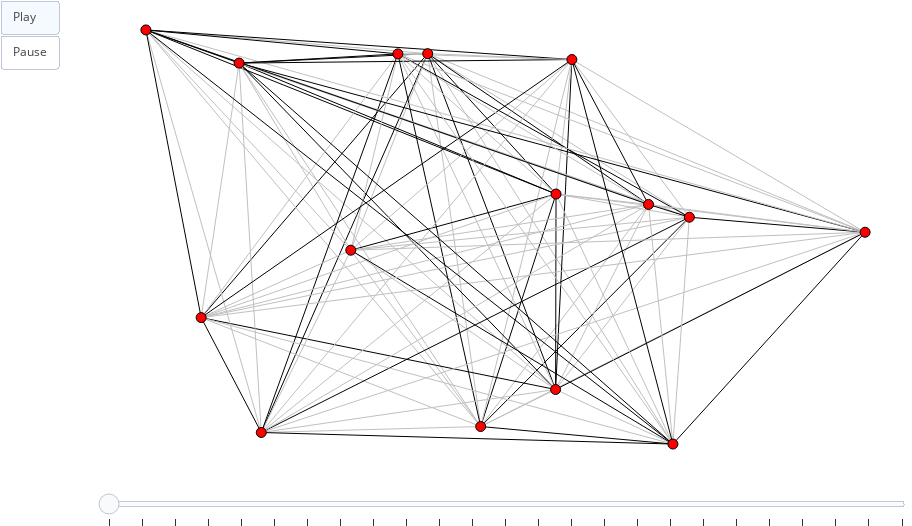

The notebook cell saved with this chart:
### Markdown cell above
Para ter *insights* sobre o que está acontecendo, não esqueça de examinar a versão animada da simulação!

### Code cell
def update_positions(g, invert=False):
    if invert:
        for n, m in g.edges():
            g.edge[n][m]['notexists'] = 1 - g.edge[n][m]['exists']

        sn.update_positions(g, 'notexists')
    else:
        sn.update_positions(g, 'exists')


def snapshot(g, frames):
    convert_types_and_existences_to_colors(g)

    frame = sn.generate_frame(g)

    frames.append(frame)


frames = []

randomize_types(g, num_openers, num_closers, num_chummies)

randomize_existences(g)

sn.randomize_positions(g)

snapshot(g, frames)

while update_existences(g):
    update_positions(g, True)

    snapshot(g, frames)

sn.show_animation(frames)

_, _, _, _, _ = calculate_variables(g, verbose=True)

### Figure 1 — Plotly figure (JSON) as saved in the notebook; plotly's stock layout.template omitted (floating-point values rounded to 4 significant figures)
{"data": [{"hoverinfo": "none", "line": {"color": "rgb(192, 192, 192)", "width": 1}, "mode": "lines", "x": [0.3723, 0.4356, null], "y": [0.9007, 0.07712, null]}, {"hoverinfo": "none", "line": {"color": "rgb(0, 0, 0)", "width": 1}, "mode": "lines", "x": [0.3723, 0.525, null], "y": [0.9007, 0.1589, null]}, {"hoverinfo": "none", "line": {"color": "rgb(0, 0, 0)", "width": 1}, "mode": "lines", "x": [0.3723, 0.5255, null], "y": [0.9007, 0.5906, null]}, {"hoverinfo": "none", "line": {"color": "rgb(0, 0, 0)", "width": 1}, "mode": "lines", "x": [0.3723, 0.1737, null], "y": [0.9007, 0.06391, null]}, {"hoverinfo": "none", "line": {"color": "rgb(192, 192, 192)", "width": 1}, "mode": "lines", "x": [0.3723, 0.2806, null], "y": [0.9007, 0.4666, null]}, {"hoverinfo": "none", "line": {"color": "rgb(192, 192, 192)", "width": 1}, "mode": "lines", "x": [0.3723, 0.6846, null], "y": [0.9007, 0.5394, null]}, {"hoverinfo": "none", "line": {"color": "rgb(192, 192, 192)", "width": 1}, "mode": "lines", "x": [0.3723, 0.8944, null], "y": [0.9007, 0.5062, null]}, {"hoverinfo": "none", "line": {"color": "rgb(0, 0, 0)", "width": 1}, "mode": "lines", "x": [0.3723, 0.102, null], "y": [0.9007, 0.3177, null]}, {"hoverinfo": "none", "line": {"color": "rgb(0, 0, 0)", "width": 1}, "mode": "lines", "x": [0.3723, 0.1472, null], "y": [0.9007, 0.8799, null]}, {"hoverinfo": "none", "line": {"color": "rgb(192, 192, 192)", "width": 1}, "mode": "lines", "x": [0.3723, 0.03602, null], "y": [0.9007, 0.9531, null]}, {"hoverinfo": "none", "line": {"color": "rgb(0, 0, 0)", "width": 1}, "mode": "lines", "x": [0.3723, 0.6359, null], "y": [0.9007, 0.5677, null]}, {"hoverinfo": "none", "line": {"color": "rgb(192, 192, 192)", "width": 1}, "mode": "lines", "x": [0.3723, 0.5444, null], "y": [0.9007, 0.8877, null]}, {"hoverinfo": "none", "line": {"color": "rgb(192, 192, 192)", "width": 1}, "mode": "lines", "x": [0.3723, 0.3367, null], "y": [0.9007, 0.9002, null]}, {"hoverinfo": "none", "line": {"color": "rgb(192, 192, 192)", "width": 1}, "mode": "lines", "x": [0.3723, 0.665, null], "y": [0.9007, 0.0384, null]}, {"hoverinfo": "none", "line": {"color": "rgb(192, 192, 192)", "width": 1}, "mode": "lines", "x": [0.4356, 0.525, null], "y": [0.07712, 0.1589, null]}, {"hoverinfo": "none", "line": {"color": "rgb(0, 0, 0)", "width": 1}, "mode": "lines", "x": [0.4356, 0.5255, null], "y": [0.07712, 0.5906, null]}, {"hoverinfo": "none", "line": {"color": "rgb(192, 192, 192)", "width": 1}, "mode": "lines", "x": [0.4356, 0.1737, null], "y": [0.07712, 0.06391, null]}, {"hoverinfo": "none", "line": {"color": "rgb(192, 192, 192)", "width": 1}, "mode": "lines", "x": [0.4356, 0.2806, null], "y": [0.07712, 0.4666, null]}, {"hoverinfo": "none", "line": {"color": "rgb(0, 0, 0)", "width": 1}, "mode": "lines", "x": [0.4356, 0.6846, null], "y": [0.07712, 0.5394, null]}, {"hoverinfo": "none", "line": {"color": "rgb(192, 192, 192)", "width": 1}, "mode": "lines", "x": [0.4356, 0.8944, null], "y": [0.07712, 0.5062, null]}, {"hoverinfo": "none", "line": {"color": "rgb(192, 192, 192)", "width": 1}, "mode": "lines", "x": [0.4356, 0.102, null], "y": [0.07712, 0.3177, null]}, {"hoverinfo": "none", "line": {"color": "rgb(192, 192, 192)", "width": 1}, "mode": "lines", "x": [0.4356, 0.1472, null], "y": [0.07712, 0.8799, null]}, {"hoverinfo": "none", "line": {"color": "rgb(192, 192, 192)", "width": 1}, "mode": "lines", "x": [0.4356, 0.03602, null], "y": [0.07712, 0.9531, null]}, {"hoverinfo": "none", "line": {"color": "rgb(192, 192, 192)", "width": 1}, "mode": "lines", "x": [0.4356, 0.6359, null], "y": [0.07712, 0.5677, null]}, {"hoverinfo": "none", "line": {"color": "rgb(192, 192, 192)", "width": 1}, "mode": "lines", "x": [0.4356, 0.5444, null], "y": [0.07712, 0.8877, null]}, {"hoverinfo": "none", "line": {"color": "rgb(0, 0, 0)", "width": 1}, "mode": "lines", "x": [0.4356, 0.3367, null], "y": [0.07712, 0.9002, null]}, {"hoverinfo": "none", "line": {"color": "rgb(0, 0, 0)", "width": 1}, "mode": "lines", "x": [0.4356, 0.665, null], "y": [0.07712, 0.0384, null]}, {"hoverinfo": "none", "line": {"color": "rgb(0, 0, 0)", "width": 1}, "mode": "lines", "x": [0.525, 0.5255, null], "y": [0.1589, 0.5906, null]}, {"hoverinfo": "none", "line": {"color": "rgb(192, 192, 192)", "width": 1}, "mode": "lines", "x": [0.525, 0.1737, null], "y": [0.1589, 0.06391, null]}, {"hoverinfo": "none", "line": {"color": "rgb(192, 192, 192)", "width": 1}, "mode": "lines", "x": [0.525, 0.2806, null], "y": [0.1589, 0.4666, null]}, {"hoverinfo": "none", "line": {"color": "rgb(192, 192, 192)", "width": 1}, "mode": "lines", "x": [0.525, 0.6846, null], "y": [0.1589, 0.5394, null]}, {"hoverinfo": "none", "line": {"color": "rgb(0, 0, 0)", "width": 1}, "mode": "lines", "x": [0.525, 0.8944, null], "y": [0.1589, 0.5062, null]}, {"hoverinfo": "none", "line": {"color": "rgb(0, 0, 0)", "width": 1}, "mode": "lines", "x": [0.525, 0.102, null], "y": [0.1589, 0.3177, null]}, {"hoverinfo": "none", "line": {"color": "rgb(0, 0, 0)", "width": 1}, "mode": "lines", "x": [0.525, 0.1472, null], "y": [0.1589, 0.8799, null]}, {"hoverinfo": "none", "line": {"color": "rgb(192, 192, 192)", "width": 1}, "mode": "lines", "x": [0.525, 0.03602, null], "y": [0.1589, 0.9531, null]}, {"hoverinfo": "none", "line": {"color": "rgb(192, 192, 192)", "width": 1}, "mode": "lines", "x": [0.525, 0.6359, null], "y": [0.1589, 0.5677, null]}, {"hoverinfo": "none", "line": {"color": "rgb(0, 0, 0)", "width": 1}, "mode": "lines", "x": [0.525, 0.5444, null], "y": [0.1589, 0.8877, null]}, {"hoverinfo": "none", "line": {"color": "rgb(192, 192, 192)", "width": 1}, "mode": "lines", "x": [0.525, 0.3367, null], "y": [0.1589, 0.9002, null]}, {"hoverinfo": "none", "line": {"color": "rgb(192, 192, 192)", "width": 1}, "mode": "lines", "x": [0.525, 0.665, null], "y": [0.1589, 0.0384, null]}, {"hoverinfo": "none", "line": {"color": "rgb(192, 192, 192)", "width": 1}, "mode": "lines", "x": [0.5255, 0.1737, null], "y": [0.5906, 0.06391, null]}, {"hoverinfo": "none", "line": {"color": "rgb(0, 0, 0)", "width": 1}, "mode": "lines", "x": [0.5255, 0.2806, null], "y": [0.5906, 0.4666, null]}, {"hoverinfo": "none", "line": {"color": "rgb(192, 192, 192)", "width": 1}, "mode": "lines", "x": [0.5255, 0.6846, null], "y": [0.5906, 0.5394, null]}, {"hoverinfo": "none", "line": {"color": "rgb(192, 192, 192)", "width": 1}, "mode": "lines", "x": [0.5255, 0.8944, null], "y": [0.5906, 0.5062, null]}, {"hoverinfo": "none", "line": {"color": "rgb(192, 192, 192)", "width": 1}, "mode": "lines", "x": [0.5255, 0.102, null], "y": [0.5906, 0.3177, null]}, {"hoverinfo": "none", "line": {"color": "rgb(0, 0, 0)", "width": 1}, "mode": "lines", "x": [0.5255, 0.1472, null], "y": [0.5906, 0.8799, null]}, {"hoverinfo": "none", "line": {"color": "rgb(0, 0, 0)", "width": 1}, "mode": "lines", "x": [0.5255, 0.03602, null], "y": [0.5906, 0.9531, null]}, {"hoverinfo": "none", "line": {"color": "rgb(192, 192, 192)", "width": 1}, "mode": "lines", "x": [0.5255, 0.6359, null], "y": [0.5906, 0.5677, null]}, {"hoverinfo": "none", "line": {"color": "rgb(192, 192, 192)", "width": 1}, "mode": "lines", "x": [0.5255, 0.5444, null], "y": [0.5906, 0.8877, null]}, {"hoverinfo": "none", "line": {"color": "rgb(192, 192, 192)", "width": 1}, "mode": "lines", "x": [0.5255, 0.3367, null], "y": [0.5906, 0.9002, null]}, {"hoverinfo": "none", "line": {"color": "rgb(192, 192, 192)", "width": 1}, "mode": "lines", "x": [0.5255, 0.665, null], "y": [0.5906, 0.0384, null]}, {"hoverinfo": "none", "line": {"color": "rgb(192, 192, 192)", "width": 1}, "mode": "lines", "x": [0.1737, 0.2806, null], "y": [0.06391, 0.4666, null]}, {"hoverinfo": "none", "line": {"color": "rgb(0, 0, 0)", "width": 1}, "mode": "lines", "x": [0.1737, 0.6846, null], "y": [0.06391, 0.5394, null]}, {"hoverinfo": "none", "line": {"color": "rgb(192, 192, 192)", "width": 1}, "mode": "lines", "x": [0.1737, 0.8944, null], "y": [0.06391, 0.5062, null]}, {"hoverinfo": "none", "line": {"color": "rgb(0, 0, 0)", "width": 1}, "mode": "lines", "x": [0.1737, 0.102, null], "y": [0.06391, 0.3177, null]}, {"hoverinfo": "none", "line": {"color": "rgb(192, 192, 192)", "width": 1}, "mode": "lines", "x": [0.1737, 0.1472, null], "y": [0.06391, 0.8799, null]}, {"hoverinfo": "none", "line": {"color": "rgb(192, 192, 192)", "width": 1}, "mode": "lines", "x": [0.1737, 0.03602, null], "y": [0.06391, 0.9531, null]}, {"hoverinfo": "none", "line": {"color": "rgb(192, 192, 192)", "width": 1}, "mode": "lines", "x": [0.1737, 0.6359, null], "y": [0.06391, 0.5677, null]}, {"hoverinfo": "none", "line": {"color": "rgb(192, 192, 192)", "width": 1}, "mode": "lines", "x": [0.1737, 0.5444, null], "y": [0.06391, 0.8877, null]}, {"hoverinfo": "none", "line": {"color": "rgb(0, 0, 0)", "width": 1}, "mode": "lines", "x": [0.1737, 0.3367, null], "y": [0.06391, 0.9002, null]}, {"hoverinfo": "none", "line": {"color": "rgb(0, 0, 0)", "width": 1}, "mode": "lines", "x": [0.1737, 0.665, null], "y": [0.06391, 0.0384, null]}, {"hoverinfo": "none", "line": {"color": "rgb(192, 192, 192)", "width": 1}, "mode": "lines", "x": [0.2806, 0.6846, null], "y": [0.4666, 0.5394, null]}, {"hoverinfo": "none", "line": {"color": "rgb(192, 192, 192)", "width": 1}, "mode": "lines", "x": [0.2806, 0.8944, null], "y": [0.4666, 0.5062, null]}, {"hoverinfo": "none", "line": {"color": "rgb(192, 192, 192)", "width": 1}, "mode": "lines", "x": [0.2806, 0.102, null], "y": [0.4666, 0.3177, null]}, {"hoverinfo": "none", "line": {"color": "rgb(192, 192, 192)", "width": 1}, "mode": "lines", "x": [0.2806, 0.1472, null], "y": [0.4666, 0.8799, null]}, {"hoverinfo": "none", "line": {"color": "rgb(192, 192, 192)", "width": 1}, "mode": "lines", "x": [0.2806, 0.03602, null], "y": [0.4666, 0.9531, null]}, {"hoverinfo": "none", "line": {"color": "rgb(192, 192, 192)", "width": 1}, "mode": "lines", "x": [0.2806, 0.6359, null], "y": [0.4666, 0.5677, null]}, {"hoverinfo": "none", "line": {"color": "rgb(192, 192, 192)", "width": 1}, "mode": "lines", "x": [0.2806, 0.5444, null], "y": [0.4666, 0.8877, null]}, {"hoverinfo": "none", "line": {"color": "rgb(192, 192, 192)", "width": 1}, "mode": "lines", "x": [0.2806, 0.3367, null], "y": [0.4666, 0.9002, null]}, {"hoverinfo": "none", "line": {"color": "rgb(0, 0, 0)", "width": 1}, "mode": "lines", "x": [0.2806, 0.665, null], "y": [0.4666, 0.0384, null]}, {"hoverinfo": "none", "line": {"color": "rgb(0, 0, 0)", "width": 1}, "mode": "lines", "x": [0.6846, 0.8944, null], "y": [0.5394, 0.5062, null]}, {"hoverinfo": "none", "line": {"color": "rgb(192, 192, 192)", "width": 1}, "mode": "lines", "x": [0.6846, 0.102, null], "y": [0.5394, 0.3177, null]}, {"hoverinfo": "none", "line": {"color": "rgb(192, 192, 192)", "width": 1}, "mode": "lines", "x": [0.6846, 0.1472, null], "y": [0.5394, 0.8799, null]}, {"hoverinfo": "none", "line": {"color": "rgb(192, 192, 192)", "width": 1}, "mode": "lines", "x": [0.6846, 0.03602, null], "y": [0.5394, 0.9531, null]}, {"hoverinfo": "none", "line": {"color": "rgb(0, 0, 0)", "width": 1}, "mode": "lines", "x": [0.6846, 0.6359, null], "y": [0.5394, 0.5677, null]}, {"hoverinfo": "none", "line": {"color": "rgb(192, 192, 192)", "width": 1}, "mode": "lines", "x": [0.6846, 0.5444, null], "y": [0.5394, 0.8877, null]}, {"hoverinfo": "none", "line": {"color": "rgb(0, 0, 0)", "width": 1}, "mode": "lines", "x": [0.6846, 0.3367, null], "y": [0.5394, 0.9002, null]}, {"hoverinfo": "none", "line": {"color": "rgb(192, 192, 192)", "width": 1}, "mode": "lines", "x": [0.6846, 0.665, null], "y": [0.5394, 0.0384, null]}, {"hoverinfo": "none", "line": {"color": "rgb(192, 192, 192)", "width": 1}, "mode": "lines", "x": [0.8944, 0.102, null], "y": [0.5062, 0.3177, null]}, {"hoverinfo": "none", "line": {"color": "rgb(0, 0, 0)", "width": 1}, "mode": "lines", "x": [0.8944, 0.1472, null], "y": [0.5062, 0.8799, null]}, {"hoverinfo": "none", "line": {"color": "rgb(192, 192, 192)", "width": 1}, "mode": "lines", "x": [0.8944, 0.03602, null], "y": [0.5062, 0.9531, null]}, {"hoverinfo": "none", "line": {"color": "rgb(192, 192, 192)", "width": 1}, "mode": "lines", "x": [0.8944, 0.6359, null], "y": [0.5062, 0.5677, null]}, {"hoverinfo": "none", "line": {"color": "rgb(192, 192, 192)", "width": 1}, "mode": "lines", "x": [0.8944, 0.5444, null], "y": [0.5062, 0.8877, null]}, {"hoverinfo": "none", "line": {"color": "rgb(192, 192, 192)", "width": 1}, "mode": "lines", "x": [0.8944, 0.3367, null], "y": [0.5062, 0.9002, null]}, {"hoverinfo": "none", "line": {"color": "rgb(0, 0, 0)", "width": 1}, "mode": "lines", "x": [0.8944, 0.665, null], "y": [0.5062, 0.0384, null]}, {"hoverinfo": "none", "line": {"color": "rgb(192, 192, 192)", "width": 1}, "mode": "lines", "x": [0.102, 0.1472, null], "y": [0.3177, 0.8799, null]}, {"hoverinfo": "none", "line": {"color": "rgb(0, 0, 0)", "width": 1}, "mode": "lines", "x": [0.102, 0.03602, null], "y": [0.3177, 0.9531, null]}, {"hoverinfo": "none", "line": {"color": "rgb(192, 192, 192)", "width": 1}, "mode": "lines", "x": [0.102, 0.6359, null], "y": [0.3177, 0.5677, null]}, {"hoverinfo": "none", "line": {"color": "rgb(0, 0, 0)", "width": 1}, "mode": "lines", "x": [0.102, 0.5444, null], "y": [0.3177, 0.8877, null]}, {"hoverinfo": "none", "line": {"color": "rgb(192, 192, 192)", "width": 1}, "mode": "lines", "x": [0.102, 0.3367, null], "y": [0.3177, 0.9002, null]}, {"hoverinfo": "none", "line": {"color": "rgb(192, 192, 192)", "width": 1}, "mode": "lines", "x": [0.102, 0.665, null], "y": [0.3177, 0.0384, null]}, {"hoverinfo": "none", "line": {"color": "rgb(0, 0, 0)", "width": 1}, "mode": "lines", "x": [0.1472, 0.03602, null], "y": [0.8799, 0.9531, null]}, {"hoverinfo": "none", "line": {"color": "rgb(192, 192, 192)", "width": 1}, "mode": "lines", "x": [0.1472, 0.6359, null], "y": [0.8799, 0.5677, null]}, {"hoverinfo": "none", "line": {"color": "rgb(0, 0, 0)", "width": 1}, "mode": "lines", "x": [0.1472, 0.5444, null], "y": [0.8799, 0.8877, null]}, {"hoverinfo": "none", "line": {"color": "rgb(0, 0, 0)", "width": 1}, "mode": "lines", "x": [0.1472, 0.3367, null], "y": [0.8799, 0.9002, null]}, {"hoverinfo": "none", "line": {"color": "rgb(0, 0, 0)", "width": 1}, "mode": "lines", "x": [0.1472, 0.665, null], "y": [0.8799, 0.0384, null]}, {"hoverinfo": "none", "line": {"color": "rgb(0, 0, 0)", "width": 1}, "mode": "lines", "x": [0.03602, 0.6359, null], "y": [0.9531, 0.5677, null]}, {"hoverinfo": "none", "line": {"color": "rgb(0, 0, 0)", "width": 1}, "mode": "lines", "x": [0.03602, 0.5444, null], "y": [0.9531, 0.8877, null]}, {"hoverinfo": "none", "line": {"color": "rgb(0, 0, 0)", "width": 1}, "mode": "lines", "x": [0.03602, 0.3367, null], "y": [0.9531, 0.9002, null]}, {"hoverinfo": "none", "line": {"color": "rgb(0, 0, 0)", "width": 1}, "mode": "lines", "x": [0.03602, 0.665, null], "y": [0.9531, 0.0384, null]}, {"hoverinfo": "none", "line": {"color": "rgb(0, 0, 0)", "width": 1}, "mode": "lines", "x": [0.6359, 0.5444, null], "y": [0.5677, 0.8877, null]}, {"hoverinfo": "none", "line": {"color": "rgb(192, 192, 192)", "width": 1}, "mode": "lines", "x": [0.6359, 0.3367, null], "y": [0.5677, 0.9002, null]}, {"hoverinfo": "none", "line": {"color": "rgb(192, 192, 192)", "width": 1}, "mode": "lines", "x": [0.6359, 0.665, null], "y": [0.5677, 0.0384, null]}, {"hoverinfo": "none", "line": {"color": "rgb(192, 192, 192)", "width": 1}, "mode": "lines", "x": [0.5444, 0.3367, null], "y": [0.8877, 0.9002, null]}, {"hoverinfo": "none", "line": {"color": "rgb(0, 0, 0)", "width": 1}, "mode": "lines", "x": [0.5444, 0.665, null], "y": [0.8877, 0.0384, null]}, {"hoverinfo": "none", "line": {"color": "rgb(192, 192, 192)", "width": 1}, "mode": "lines", "x": [0.3367, 0.665, null], "y": [0.9002, 0.0384, null]}, {"hoverinfo": "none", "marker": {"color": "rgb(255, 0, 0)", "line": {"color": "rgb(0, 0, 0)", "width": 1}, "size": 10}, "mode": "markers+text", "text": [], "textfont": {"color": "rgb(255, 255, 255)"}, "textposition": "middle center", "x": [0.3723], "y": [0.9007]}, {"hoverinfo": "none", "marker": {"color": "rgb(255, 0, 0)", "line": {"color": "rgb(0, 0, 0)", "width": 1}, "size": 10}, "mode": "markers+text", "text": [], "textfont": {"color": "rgb(255, 255, 255)"}, "textposition": "middle center", "x": [0.4356], "y": [0.07712]}, {"hoverinfo": "none", "marker": {"color": "rgb(255, 0, 0)", "line": {"color": "rgb(0, 0, 0)", "width": 1}, "size": 10}, "mode": "markers+text", "text": [], "textfont": {"color": "rgb(255, 255, 255)"}, "textposition": "middle center", "x": [0.525], "y": [0.1589]}, {"hoverinfo": "none", "marker": {"color": "rgb(255, 0, 0)", "line": {"color": "rgb(0, 0, 0)", "width": 1}, "size": 10}, "mode": "markers+text", "text": [], "textfont": {"color": "rgb(255, 255, 255)"}, "textposition": "middle center", "x": [0.5255], "y": [0.5906]}, {"hoverinfo": "none", "marker": {"color": "rgb(255, 0, 0)", "line": {"color": "rgb(0, 0, 0)", "width": 1}, "size": 10}, "mode": "markers+text", "text": [], "textfont": {"color": "rgb(255, 255, 255)"}, "textposition": "middle center", "x": [0.1737], "y": [0.06391]}, {"hoverinfo": "none", "marker": {"color": "rgb(255, 0, 0)", "line": {"color": "rgb(0, 0, 0)", "width": 1}, "size": 10}, "mode": "markers+text", "text": [], "textfont": {"color": "rgb(255, 255, 255)"}, "textposition": "middle center", "x": [0.2806], "y": [0.4666]}, {"hoverinfo": "none", "marker": {"color": "rgb(255, 0, 0)", "line": {"color": "rgb(0, 0, 0)", "width": 1}, "size": 10}, "mode": "markers+text", "text": [], "textfont": {"color": "rgb(255, 255, 255)"}, "textposition": "middle center", "x": [0.6846], "y": [0.5394]}, {"hoverinfo": "none", "marker": {"color": "rgb(255, 0, 0)", "line": {"color": "rgb(0, 0, 0)", "width": 1}, "size": 10}, "mode": "markers+text", "text": [], "textfont": {"color": "rgb(255, 255, 255)"}, "textposition": "middle center", "x": [0.8944], "y": [0.5062]}, {"hoverinfo": "none", "marker": {"color": "rgb(255, 0, 0)", "line": {"color": "rgb(0, 0, 0)", "width": 1}, "size": 10}, "mode": "markers+text", "text": [], "textfont": {"color": "rgb(255, 255, 255)"}, "textposition": "middle center", "x": [0.102], "y": [0.3177]}, {"hoverinfo": "none", "marker": {"color": "rgb(255, 0, 0)", "line": {"color": "rgb(0, 0, 0)", "width": 1}, "size": 10}, "mode": "markers+text", "text": [], "textfont": {"color": "rgb(255, 255, 255)"}, "textposition": "middle center", "x": [0.1472], "y": [0.8799]}, {"hoverinfo": "none", "marker": {"color": "rgb(255, 0, 0)", "line": {"color": "rgb(0, 0, 0)", "width": 1}, "size": 10}, "mode": "markers+text", "text": [], "textfont": {"color": "rgb(255, 255, 255)"}, "textposition": "middle center", "x": [0.03602], "y": [0.9531]}, {"hoverinfo": "none", "marker": {"color": "rgb(255, 0, 0)", "line": {"color": "rgb(0, 0, 0)", "width": 1}, "size": 10}, "mode": "markers+text", "text": [], "textfont": {"color": "rgb(255, 255, 255)"}, "textposition": "middle center", "x": [0.6359], "y": [0.5677]}, {"hoverinfo": "none", "marker": {"color": "rgb(255, 0, 0)", "line": {"color": "rgb(0, 0, 0)", "width": 1}, "size": 10}, "mode": "markers+text", "text": [], "textfont": {"color": "rgb(255, 255, 255)"}, "textposition": "middle center", "x": [0.5444], "y": [0.8877]}, {"hoverinfo": "none", "marker": {"color": "rgb(255, 0, 0)", "line": {"color": "rgb(0, 0, 0)", "width": 1}, "size": 10}, "mode": "markers+text", "text": [], "textfont": {"color": "rgb(255, 255, 255)"}, "textposition": "middle center", "x": [0.3367], "y": [0.9002]}, {"hoverinfo": "none", "marker": {"color": "rgb(255, 0, 0)", "line": {"color": "rgb(0, 0, 0)", "width": 1}, "size": 10}, "mode": "markers+text", "text": [], "textfont": {"color": "rgb(255, 255, 255)"}, "textposition": "middle center", "x": [0.665], "y": [0.0384]}], "layout": {"height": 526, "margin": {"b": 0, "l": 0, "r": 0, "t": 0}, "showlegend": false, "sliders": [{"currentvalue": {"visible": false}, "steps": [{"args": [[0], {"frame": {"redraw": false}, "mode": "immediate"}], "label": "", "method": "animate"}, {"args": [[1], {"frame": {"redraw": false}, "mode": "immediate"}], "label": "", "method": "animate"}, {"args": [[2], {"frame": {"redraw": false}, "mode": "immediate"}], "label": "", "method": "animate"}, {"args": [[3], {"frame": {"redraw": false}, "mode": "immediate"}], "label": "", "method": "animate"}, {"args": [[4], {"frame": {"redraw": false}, "mode": "immediate"}], "label": "", "method": "animate"}, {"args": [[5], {"frame": {"redraw": false}, "mode": "immediate"}], "label": "", "method": "animate"}, {"args": [[6], {"frame": {"redraw": false}, "mode": "immediate"}], "label": "", "method": "animate"}, {"args": [[7], {"frame": {"redraw": false}, "mode": "immediate"}], "label": "", "method": "animate"}, {"args": [[8], {"frame": {"redraw": false}, "mode": "immediate"}], "label": "", "method": "animate"}, {"args": [[9], {"frame": {"redraw": false}, "mode": "immediate"}], "label": "", "method": "animate"}, {"args": [[10], {"frame": {"redraw": false}, "mode": "immediate"}], "label": "", "method": "animate"}, {"args": [[11], {"frame": {"redraw": false}, "mode": "immediate"}], "label": "", "method": "animate"}, {"args": [[12], {"frame": {"redraw": false}, "mode": "immediate"}], "label": "", "method": "animate"}, {"args": [[13], {"frame": {"redraw": false}, "mode": "immediate"}], "label": "", "method": "animate"}, {"args": [[14], {"frame": {"redraw": false}, "mode": "immediate"}], "label": "", "method": "animate"}, {"args": [[15], {"frame": {"redraw": false}, "mode": "immediate"}], "label": "", "method": "animate"}, {"args": [[16], {"frame": {"redraw": false}, "mode": "immediate"}], "label": "", "method": "animate"}, {"args": [[17], {"frame": {"redraw": false}, "mode": "immediate"}], "label": "", "method": "animate"}, {"args": [[18], {"frame": {"redraw": false}, "mode": "immediate"}], "label": "", "method": "animate"}, {"args": [[19], {"frame": {"redraw": false}, "mode": "immediate"}], "label": "", "method": "animate"}, {"args": [[20], {"frame": {"redraw": false}, "mode": "immediate"}], "label": "", "method": "animate"}, {"args": [[21], {"frame": {"redraw": false}, "mode": "immediate"}], "label": "", "method": "animate"}, {"args": [[22], {"frame": {"redraw": false}, "mode": "immediate"}], "label": "", "method": "animate"}, {"args": [[23], {"frame": {"redraw": false}, "mode": "immediate"}], "label": "", "method": "animate"}, {"args": [[24], {"frame": {"redraw": false}, "mode": "immediate"}], "label": "", "method": "animate"}]}], "updatemenus": [{"buttons": [{"args": [null, {"frame": {"redraw": false}, "fromcurrent": true}], "label": "Play", "method": "animate"}, {"args": [[null], {"frame": {"redraw": false}, "mode": "immediate"}], "label": "Pause", "method": "animate"}], "showactive": true, "type": "buttons"}], "width": 912, "xaxis": {"showgrid": false, "showticklabels": false, "zeroline": false}, "yaxis": {"showgrid": false, "showticklabels": false, "zeroline": false}}}
